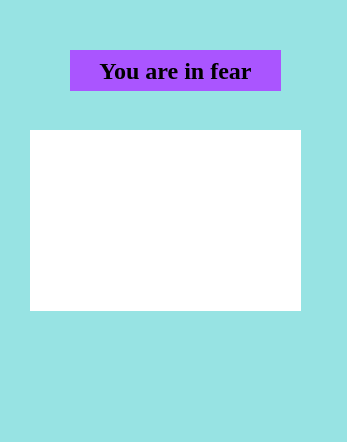
<?xml version="1.0" encoding="UTF-8"?>
<ui version="4.0">
 <class>Dialog</class>
 <widget class="QDialog" name="Dialog">
  <property name="geometry">
   <rect>
    <x>0</x>
    <y>0</y>
    <width>347</width>
    <height>442</height>
   </rect>
  </property>
  <property name="windowTitle">
   <string>Dialog</string>
  </property>
  <property name="styleSheet">
   <string notr="true">
background-color: rgb(151, 227, 227);</string>
  </property>
  <widget class="QLabel" name="label_2">
   <property name="geometry">
    <rect>
     <x>70</x>
     <y>50</y>
     <width>211</width>
     <height>41</height>
    </rect>
   </property>
   <property name="font">
    <font>
     <family>Times New Roman</family>
     <pointsize>18</pointsize>
     <weight>75</weight>
     <bold>true</bold>
    </font>
   </property>
   <property name="styleSheet">
    <string notr="true">background-color: rgb(170, 85, 255)</string>
   </property>
   <property name="text">
    <string>You are in fear</string>
   </property>
   <property name="alignment">
    <set>Qt::AlignCenter</set>
   </property>
  </widget>
  <widget class="QWidget" name="biometric_3" native="true">
   <property name="geometry">
    <rect>
     <x>30</x>
     <y>130</y>
     <width>271</width>
     <height>181</height>
    </rect>
   </property>
   <property name="styleSheet">
    <string notr="true">background-color: rgb(255, 255, 255)</string>
   </property>
  </widget>
  <widget class="QLabel" name="label_3">
   <property name="geometry">
    <rect>
     <x>100</x>
     <y>350</y>
     <width>121</width>
     <height>71</height>
    </rect>
   </property>
   <property name="text">
    <string/>
   </property>
   <property name="pixmap">
    <pixmap>image_2024-11-18_134334864-removebg-preview.png</pixmap>
   </property>
   <property name="scaledContents">
    <bool>true</bool>
   </property>
  </widget>
 </widget>
 <resources/>
 <connections/>
</ui>
